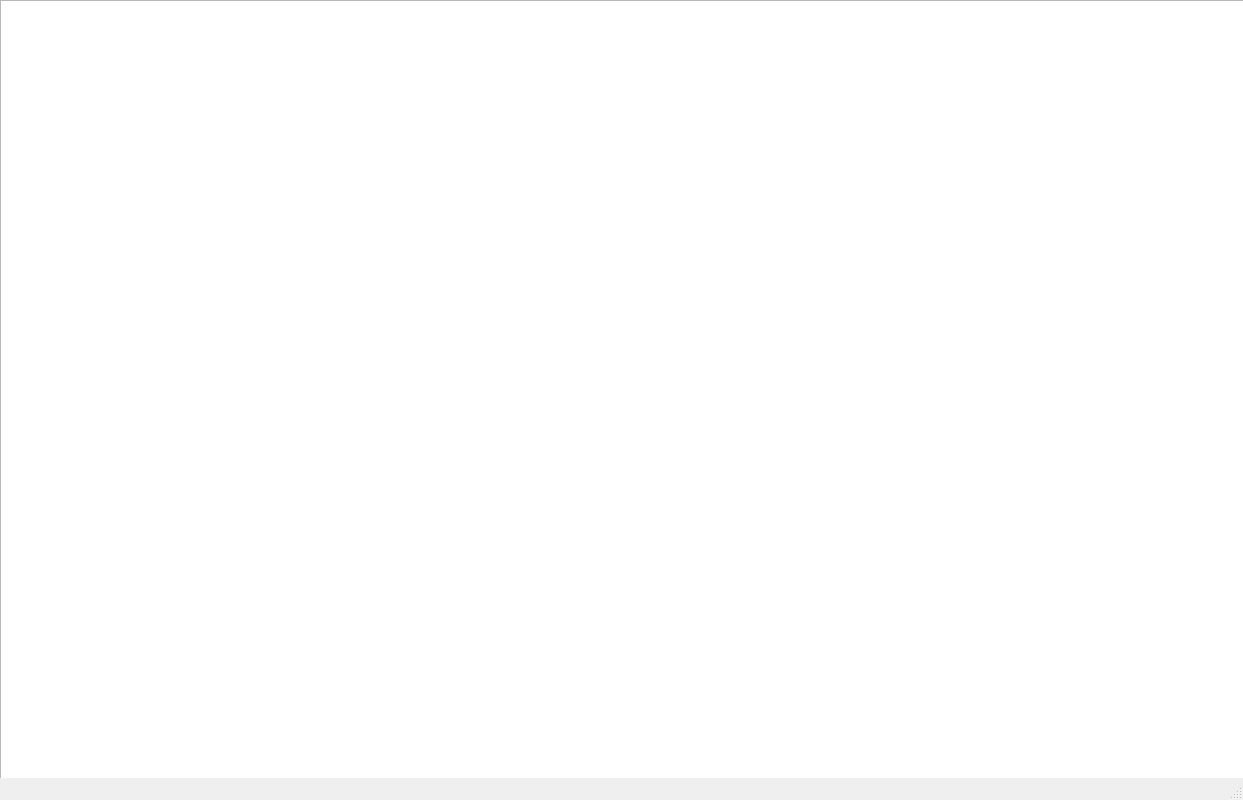
<?xml version="1.0" encoding="UTF-8"?>
<ui version="4.0">
 <class>MainWindow</class>
 <widget class="QMainWindow" name="MainWindow">
  <property name="geometry">
   <rect>
    <x>0</x>
    <y>0</y>
    <width>1243</width>
    <height>800</height>
   </rect>
  </property>
  <property name="windowTitle">
   <string>MainWindow</string>
  </property>
  <widget class="QWidget" name="centralwidget">
   <widget class="QGraphicsView" name="graphicsView">
    <property name="geometry">
     <rect>
      <x>0</x>
      <y>0</y>
      <width>1311</width>
      <height>801</height>
     </rect>
    </property>
   </widget>
  </widget>
  <widget class="QMenuBar" name="menubar">
   <property name="geometry">
    <rect>
     <x>0</x>
     <y>0</y>
     <width>1243</width>
     <height>24</height>
    </rect>
   </property>
  </widget>
  <widget class="QStatusBar" name="statusbar"/>
  <action name="actionAND">
   <property name="text">
    <string>AND</string>
   </property>
  </action>
  <action name="actionNOT">
   <property name="text">
    <string>NOT</string>
   </property>
  </action>
  <action name="actionOR">
   <property name="text">
    <string>OR</string>
   </property>
  </action>
  <action name="actionNAND">
   <property name="text">
    <string>NAND</string>
   </property>
  </action>
  <action name="actionNOR">
   <property name="text">
    <string>NOR</string>
   </property>
  </action>
  <action name="actionwire">
   <property name="text">
    <string>wire</string>
   </property>
  </action>
 </widget>
 <resources/>
 <connections/>
</ui>
